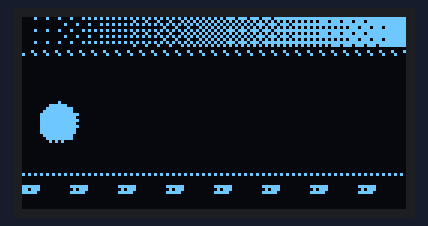
The program below on a simulated ESP32-C3. Shown: 128×64 one-colour display. What the program prints to the serial monitor is not drawn.

Above: at 0.11 s.
At 0.71 s:
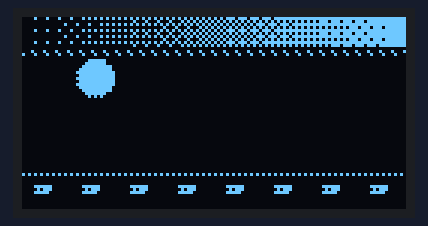
At 1.41 s:
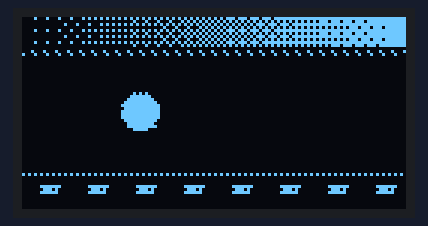
At 2.81 s:
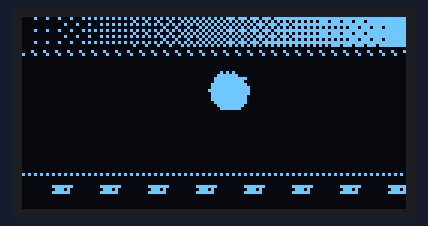
At 4.21 s:
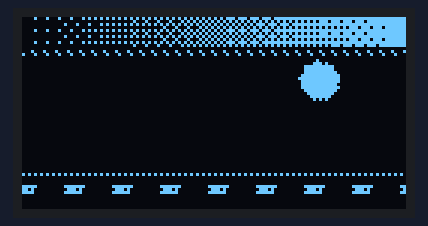
At 5.51 s:
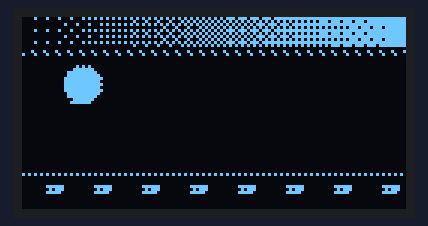

Measured:
- by itself, everything shown: repeats every 5.0 s, in 50 steps

The program:

main.cpp
```cpp
#include <Arduino.h>
#include <Wire.h>
#include <Adafruit_GFX.h>
#include <Adafruit_SSD1306.h>
#include <pgmspace.h>
#include "video_frames.h"

constexpr int SDA_PIN = 3;
constexpr int SCL_PIN = 2;
#ifndef OLED_I2C_HZ
#define OLED_I2C_HZ 400000
#endif
#ifndef PLAYBACK_FPS
#define PLAYBACK_FPS 0
#endif
static_assert(OLED_I2C_HZ == 400000 || OLED_I2C_HZ == 100000,
              "Use 400000 or 100000 Hz for this project.");
static_assert(VIDEO_WIDTH == 128 && VIDEO_HEIGHT == 64, "OLED must be 128x64.");
static_assert(VIDEO_FRAME_BYTES == 1024 && VIDEO_FRAME_COUNT > 0,
              "Each frame must contain 1024 bytes; at least one frame is required.");
static_assert(sizeof(VIDEO_FRAMES) == VIDEO_FRAME_COUNT * VIDEO_FRAME_BYTES,
              "Video data size mismatch.");
constexpr uint32_t FPS_NUM = PLAYBACK_FPS > 0 ? PLAYBACK_FPS : VIDEO_FPS_NUM;
constexpr uint32_t FPS_DEN = PLAYBACK_FPS > 0 ? 1 : VIDEO_FPS_DEN;
static_assert(FPS_DEN > 0 && FPS_NUM > 0 && FPS_NUM <= 60 * FPS_DEN,
              "FPS must be greater than zero and at most 60.");

Adafruit_SSD1306 display(128, 64, &Wire, -1, OLED_I2C_HZ, OLED_I2C_HZ);
bool ready = false;
uint32_t nextFrameAt = 0;
uint32_t nextFrameIndex = 0;
uint32_t fractionMs = 0;
uint32_t lastReportAt = 0;
uint32_t displayedSinceReport = 0;
uint32_t skippedSinceReport = 0;

uint8_t findOled() {
    constexpr uint8_t addresses[] = {0x3C, 0x3D};
    for (uint8_t address : addresses) {
        Wire.beginTransmission(address);
        if (Wire.endTransmission() == 0) return address;
    }
    return 0;
}

void scheduleNextFrame() {
    // Rational FPS, including 29.97: carry fractional milliseconds to avoid drift.
    constexpr uint32_t numerator = 1000UL * FPS_DEN;
    nextFrameAt += numerator / FPS_NUM;
    fractionMs += numerator % FPS_NUM;
    if (fractionMs >= FPS_NUM) {
        nextFrameAt += fractionMs / FPS_NUM;
        fractionMs %= FPS_NUM;
    }
}

void setup() {
    Serial.begin(115200);
    const uint32_t serialWaitAt = millis();
    while (!Serial && millis() - serialWaitAt < 1200) delay(1);
    Serial.println("\nESP32-C3 OLED VIDEO PLAYER");
    Serial.printf("Frames=%lu | Bytes/frame=%lu | Video flash=%lu bytes\n",
                  static_cast<unsigned long>(VIDEO_FRAME_COUNT),
                  static_cast<unsigned long>(VIDEO_FRAME_BYTES),
                  static_cast<unsigned long>(sizeof(VIDEO_FRAMES)));
    Serial.printf("Target FPS=%.3f | Heap=%lu | SDA=%d SCL=%d | I2C=%lu Hz\n",
                  static_cast<double>(FPS_NUM) / FPS_DEN,
                  static_cast<unsigned long>(ESP.getFreeHeap()), SDA_PIN, SCL_PIN,
                  static_cast<unsigned long>(OLED_I2C_HZ));
    if (!Wire.begin(SDA_PIN, SCL_PIN, OLED_I2C_HZ)) {
        Serial.println("ERROR: I2C initialization failed. Playback stopped.");
        return;
    }
    Wire.setTimeOut(50);
    const uint8_t address = findOled();
    if (address == 0) {
        Serial.println("ERROR: No OLED ACK at 0x3C/0x3D. Check 3.3V/GND/SDA/SCL.");
        Serial.println("Try OLED_I2C_HZ=100000, rebuild, then reset after fixing wiring.");
        return;
    }
    // begin() allocates the single 1024-byte display buffer; check its result.
    if (!display.begin(SSD1306_SWITCHCAPVCC, address, true, false) ||
        display.getBuffer() == nullptr) {
        Serial.println("ERROR: Not enough memory for the OLED framebuffer.");
        return;
    }
    display.clearDisplay();
    ready = true;
    nextFrameAt = lastReportAt = millis();
    Serial.printf("OLED ACK at 0x%02X; status=PLAYING, loop enabled.\n", address);
}

void loop() {
    if (!ready) {
        delay(1); // Yield while stopped; the startup error remains in Serial.
        return;
    }
    const uint32_t now = millis();
    if (static_cast<int32_t>(now - nextFrameAt) >= 0) {
        // Avoid an unbounded catch-up loop after a long debugger pause.
        if (now - nextFrameAt > 5000) {
            nextFrameAt = now;
            fractionMs = 0;
            Serial.println("Timing resynchronized after a long stall.");
        }
        uint32_t frameToShow = nextFrameIndex;
        uint32_t due = 0;
        do {
            frameToShow = nextFrameIndex;
            nextFrameIndex = (nextFrameIndex + 1) % VIDEO_FRAME_COUNT;
            scheduleNextFrame();
            ++due;
        } while (static_cast<int32_t>(now - nextFrameAt) >= 0);
        skippedSinceReport += due - 1;
        // SSD1306 page layout: byte=x+(y/8)*128, bit=(y%8), bit 1 lights pixel.
        // Read one frame from flash directly into Adafruit's display buffer.
        memcpy_P(display.getBuffer(), VIDEO_FRAMES[frameToShow], VIDEO_FRAME_BYTES);
        display.display();
        ++displayedSinceReport;
    }
    const uint32_t reportNow = millis();
    if (reportNow - lastReportAt >= 1000) {
        const float actualFps = displayedSinceReport * 1000.0f /
                                (reportNow - lastReportAt);
        Serial.printf("PLAYING | FPS=%.2f target=%.3f | next=%lu/%lu | skipped=%lu\n",
                      actualFps, static_cast<double>(FPS_NUM) / FPS_DEN,
                      static_cast<unsigned long>(nextFrameIndex + 1),
                      static_cast<unsigned long>(VIDEO_FRAME_COUNT),
                      static_cast<unsigned long>(skippedSinceReport));
        lastReportAt = reportNow;
        displayedSinceReport = skippedSinceReport = 0;
    }
    delay(1); // Yield only; frame deadlines are controlled by millis(), not delay().
}
```

Source omitted: ideo_frames.h (data table, 321517 bytes)
